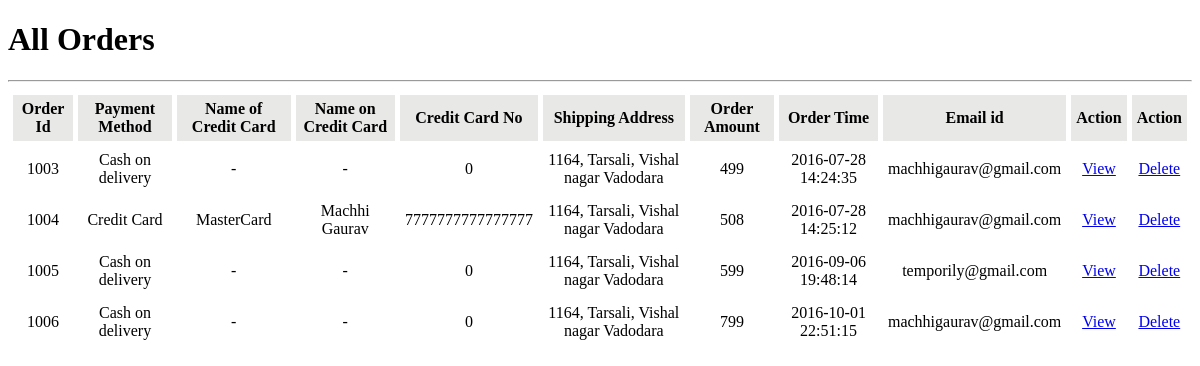
The app's page /AllOrders.php (signed in) with its own data.
### tables this page shows
CREATE TABLE IF NOT EXISTS `orders` (
  `Order_id` int(10) NOT NULL AUTO_INCREMENT,
  `FirstName` varchar(15) DEFAULT NULL,
  `LastName` varchar(15) DEFAULT NULL,
  `Email` varchar(40) DEFAULT NULL,
  `Country` varchar(20) NOT NULL,
  `State` varchar(20) NOT NULL,
  `City` varchar(20) NOT NULL,
  `Zip_code` int(10) NOT NULL,
  `contactNo` varchar(11) DEFAULT NULL,
  `ShippingAddress` varchar(40) DEFAULT NULL,
  `ShippingMethod` varchar(20) NOT NULL,
  `PaymentMethod` varchar(20) NOT NULL,
  `TypeOfCreditcard` varchar(25) DEFAULT '                  -',
  `NameOnCC` varchar(30) DEFAULT '                   -',
  `CCNo` bigint(50) DEFAULT NULL,
  `CVV` int(5) DEFAULT NULL,
  `ExpirationDate` varchar(20) DEFAULT NULL,
  `Order_Ammount` bigint(50) NOT NULL,
  `temp` varchar(50) DEFAULT NULL,
  `OrderDateTime` timestamp NOT NULL DEFAULT CURRENT_TIMESTAMP ON UPDATE CURRENT_TIMESTAMP,
  `Email_id` varchar(40) DEFAULT NULL,
  PRIMARY KEY (`Order_id`)
);

### AllOrders.php (the view, shortened to what this page needs)
<!DOCTYPE html>
<head>
<link rel = "stylesheet" type = "text/css" href = "mystyle.css">
</head>
<body>
<?php
if(!isset($_SESSION['Admin']))
{
echo "<h2>Please Login First............</h2>";
}
else
{
include 'Connection.php';
echo "<h1 class = 'f'> All Orders  </h1> <hr>";
echo "<table cellspacing = 5 cellpadding = 5 style='font-family:Futura Lt BT; font-weight:400;'> <tr align = center  style = 'background-color:#e8e9e7;'>";
echo "<td> <strong>Order Id  <td> <strong> Payment Method <td> <strong> Name of Credit Card <td><strong> Name on Credit Card <td><strong>Credit Card No<td> <strong> <strong>Shipping Address </td><td><strong> Order Amount  <td><strong> Order Time <td><strong> Email id <td><strong> Action </td> <td><strong> Action </td><tr align = center>";
$result = mysqli_query($db,"select * from orders") or die("Error in Selecting Data from Orders");
while($row = mysqli_fetch_row($result))
{
	echo "<td>".$row[0];
	echo "<td>".$row[11];
	echo "<td>".$row[12];
	echo "<td>".$row[13];
	echo "<td>".$row[14];
	echo "<td>".$row[9];
	echo "<td align = center>".$row[17];
	echo "<td>".$row[19];
	echo "<td>".$row[20];
	echo "<td> <a href = 'viewcart.php?id=$row[0]&em=$row[20]'>View </a>";
	echo "<td> <a href = 'DeleteOrder.php?id=$row[0]'>Delete </a>";
	echo "<tr align = center>";
}
echo "</tr></table>";
}
?>
</body>
</html>

### mystyle.css (style rules this page uses)
.f { font-family:Gabriola; }

### records on screen
orders: Order_id "1003", PaymentMethod "Cash on delivery", TypeOfCreditcard "-", NameOnCC "-", CCNo "0", ShippingAddress "1164, Tarsali, Vishal nagar Vadodara", Order_Ammount "499", OrderDateTime "2016-07-28 14:24:35", Email "machhigaurav@gmail.com"
orders: Order_id "1004", PaymentMethod "Credit Card", TypeOfCreditcard "MasterCard", NameOnCC "Machhi Gaurav", CCNo "7777777777777777", ShippingAddress "1164, Tarsali, Vishal nagar Vadodara", Order_Ammount "508", OrderDateTime "2016-07-28 14:25:12", Email "machhigaurav@gmail.com"
orders: Order_id "1005", PaymentMethod "Cash on delivery", TypeOfCreditcard "-", NameOnCC "-", CCNo "0", ShippingAddress "1164, Tarsali, Vishal nagar Vadodara", Order_Ammount "599", OrderDateTime "2016-09-06 19:48:14", Email "temporily@gmail.com"
orders: Order_id "1006", PaymentMethod "Cash on delivery", TypeOfCreditcard "-", NameOnCC "-", CCNo "0", ShippingAddress "1164, Tarsali, Vishal nagar Vadodara", Order_Ammount "799", OrderDateTime "2016-10-01 22:51:15", Email "machhigaurav@gmail.com"
